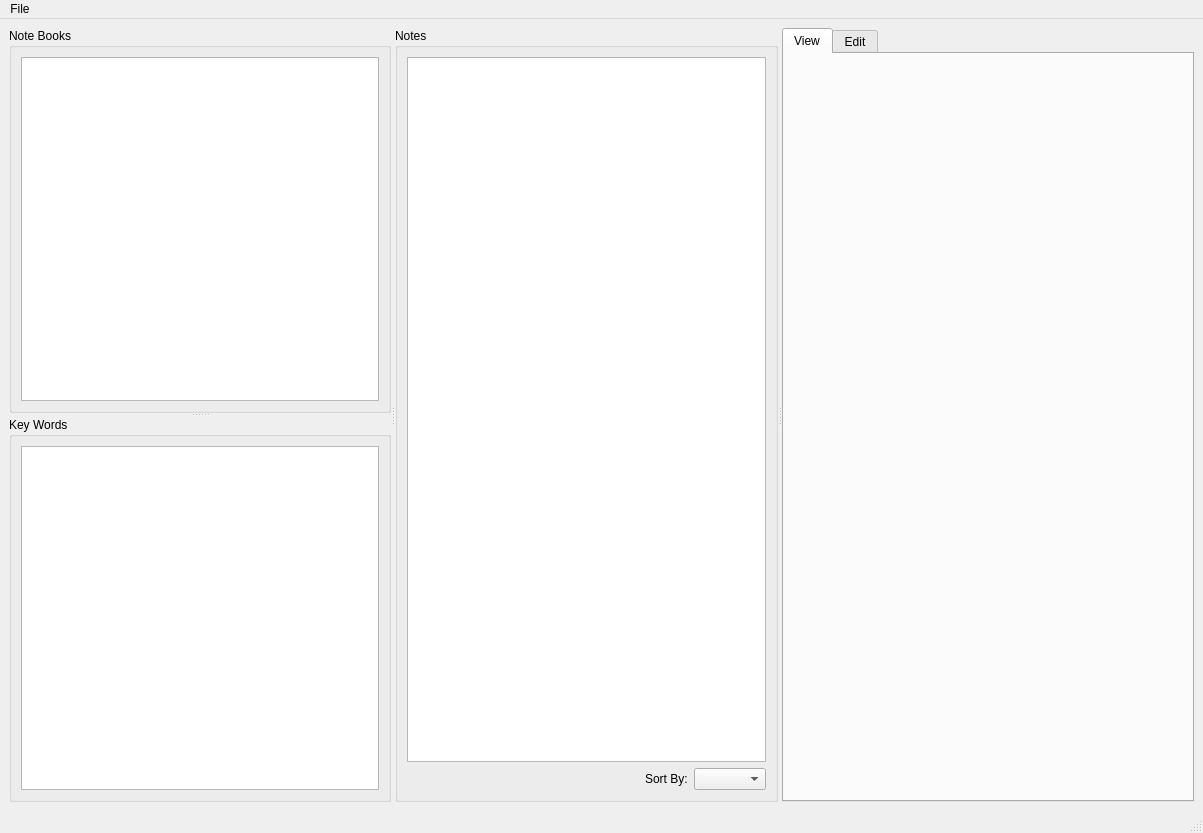
<?xml version="1.0" encoding="UTF-8"?>
<ui version="4.0">
 <class>MainWindow</class>
 <widget class="QMainWindow" name="MainWindow">
  <property name="geometry">
   <rect>
    <x>0</x>
    <y>0</y>
    <width>1203</width>
    <height>833</height>
   </rect>
  </property>
  <property name="windowTitle">
   <string>Jezen</string>
  </property>
  <widget class="QWidget" name="centralwidget">
   <layout class="QHBoxLayout" name="horizontalLayout_3">
    <item>
     <widget class="QSplitter" name="mainSplitter">
      <property name="orientation">
       <enum>Qt::Horizontal</enum>
      </property>
      <widget class="QSplitter" name="notebookSplitter">
       <property name="orientation">
        <enum>Qt::Vertical</enum>
       </property>
       <widget class="QGroupBox" name="notebookGroupBox">
        <property name="title">
         <string>Note Books</string>
        </property>
        <layout class="QVBoxLayout" name="verticalLayout">
         <item>
          <widget class="QListView" name="notebookListView"/>
         </item>
        </layout>
       </widget>
       <widget class="QGroupBox" name="keywordGroupBox">
        <property name="title">
         <string>Key Words</string>
        </property>
        <layout class="QVBoxLayout" name="verticalLayout_3">
         <item>
          <widget class="QListView" name="keywordsListView"/>
         </item>
        </layout>
       </widget>
      </widget>
      <widget class="QGroupBox" name="notesGroupBox">
       <property name="title">
        <string>Notes</string>
       </property>
       <layout class="QVBoxLayout" name="verticalLayout_2">
        <item>
         <widget class="QListView" name="notesListView"/>
        </item>
        <item>
         <layout class="QHBoxLayout" name="horizontalLayout_4">
          <item>
           <spacer name="horizontalSpacer_3">
            <property name="orientation">
             <enum>Qt::Horizontal</enum>
            </property>
            <property name="sizeHint" stdset="0">
             <size>
              <width>40</width>
              <height>20</height>
             </size>
            </property>
           </spacer>
          </item>
          <item>
           <widget class="QLabel" name="sortbyLabel">
            <property name="text">
             <string>Sort By:</string>
            </property>
           </widget>
          </item>
          <item>
           <widget class="QComboBox" name="sortbyCcomboBox"/>
          </item>
         </layout>
        </item>
       </layout>
      </widget>
      <widget class="QTabWidget" name="tabWidget">
       <property name="currentIndex">
        <number>0</number>
       </property>
       <widget class="QWidget" name="viewTab">
        <attribute name="title">
         <string>View</string>
        </attribute>
       </widget>
       <widget class="QWidget" name="editTab">
        <attribute name="title">
         <string>Edit</string>
        </attribute>
        <layout class="QVBoxLayout" name="verticalLayout_7">
         <item>
          <widget class="QSplitter" name="editSplitter">
           <property name="orientation">
            <enum>Qt::Vertical</enum>
           </property>
           <widget class="QGroupBox" name="keywordEditGroupBox">
            <property name="sizePolicy">
             <sizepolicy hsizetype="Preferred" vsizetype="Preferred">
              <horstretch>0</horstretch>
              <verstretch>0</verstretch>
             </sizepolicy>
            </property>
            <property name="maximumSize">
             <size>
              <width>16777215</width>
              <height>64</height>
             </size>
            </property>
            <property name="title">
             <string>Keywords</string>
            </property>
            <layout class="QVBoxLayout" name="verticalLayout_6">
             <item>
              <widget class="QLineEdit" name="keywordLineEdit"/>
             </item>
            </layout>
           </widget>
           <widget class="QGroupBox" name="markdownGroupBox">
            <property name="title">
             <string>Markdown</string>
            </property>
            <layout class="QVBoxLayout" name="verticalLayout_5">
             <item>
              <widget class="QTextEdit" name="noteTextEdit"/>
             </item>
            </layout>
           </widget>
           <widget class="QGroupBox" name="attachmentsGroupBox">
            <property name="title">
             <string>Attachments</string>
            </property>
            <layout class="QVBoxLayout" name="verticalLayout_4">
             <item>
              <widget class="QColumnView" name="attachColumnView"/>
             </item>
             <item>
              <layout class="QHBoxLayout" name="horizontalLayout">
               <item>
                <spacer name="horizontalSpacer">
                 <property name="orientation">
                  <enum>Qt::Horizontal</enum>
                 </property>
                 <property name="sizeHint" stdset="0">
                  <size>
                   <width>40</width>
                   <height>20</height>
                  </size>
                 </property>
                </spacer>
               </item>
               <item>
                <widget class="QPushButton" name="attachUploadButton">
                 <property name="text">
                  <string>Upload</string>
                 </property>
                </widget>
               </item>
              </layout>
             </item>
            </layout>
           </widget>
          </widget>
         </item>
         <item>
          <layout class="QHBoxLayout" name="horizontalLayout_2">
           <item>
            <spacer name="horizontalSpacer_2">
             <property name="orientation">
              <enum>Qt::Horizontal</enum>
             </property>
             <property name="sizeHint" stdset="0">
              <size>
               <width>40</width>
               <height>20</height>
              </size>
             </property>
            </spacer>
           </item>
           <item>
            <widget class="QPushButton" name="saveButton">
             <property name="text">
              <string>Save</string>
             </property>
            </widget>
           </item>
          </layout>
         </item>
        </layout>
       </widget>
      </widget>
     </widget>
    </item>
   </layout>
  </widget>
  <widget class="QMenuBar" name="menubar">
   <property name="geometry">
    <rect>
     <x>0</x>
     <y>0</y>
     <width>1203</width>
     <height>26</height>
    </rect>
   </property>
   <widget class="QMenu" name="menuFile">
    <property name="title">
     <string>File</string>
    </property>
    <addaction name="actionNew_Note"/>
    <addaction name="actionNew_Notebook"/>
    <addaction name="actionPrint_Note"/>
    <addaction name="actionSet_Directory"/>
    <addaction name="separator"/>
    <addaction name="actionQuit"/>
   </widget>
   <addaction name="menuFile"/>
  </widget>
  <widget class="QStatusBar" name="statusbar"/>
  <action name="actionNew_Notebook">
   <property name="text">
    <string>New Notebook</string>
   </property>
  </action>
  <action name="actionSet_Directory">
   <property name="text">
    <string>Set Directory</string>
   </property>
  </action>
  <action name="actionQuit">
   <property name="text">
    <string>Quit</string>
   </property>
  </action>
  <action name="actionNew_Note">
   <property name="text">
    <string>New Note</string>
   </property>
  </action>
  <action name="actionPrint_Note">
   <property name="text">
    <string>Print Note</string>
   </property>
  </action>
 </widget>
 <resources/>
 <connections/>
</ui>
